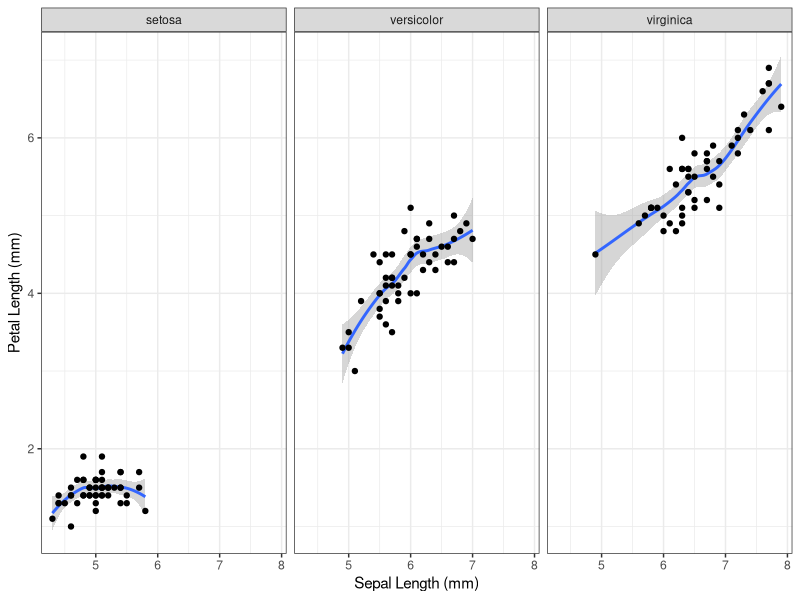
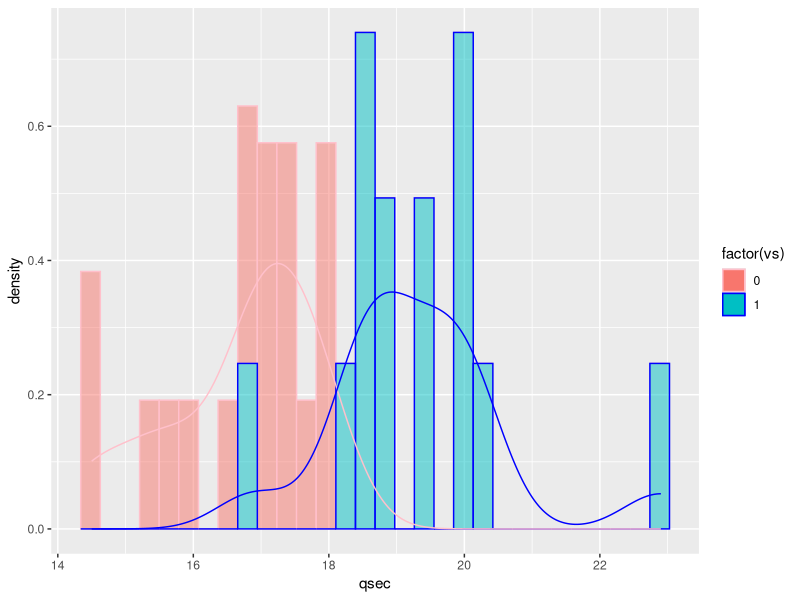

The R source for these figures, in order:
## ---- chunk 1
library(ggplot2)

ggplot(iris, mapping = aes(x = Sepal.Length, y=Petal.Length)) + 
  geom_smooth() +
  geom_point() +
  facet_wrap(~Species) +
  labs(x="Sepal Length (mm)", y="Petal Length (mm)") +
  theme_bw()

## ---- chunk 2

ggplot(data=mtcars, mapping = aes(x = qsec, color=factor(vs)))+ 
     geom_histogram(aes(y = after_stat(density), fill = factor(vs)),alpha = 0.5) +
  geom_density() +
  scale_color_manual(values = c( "pink", 'blue'))
